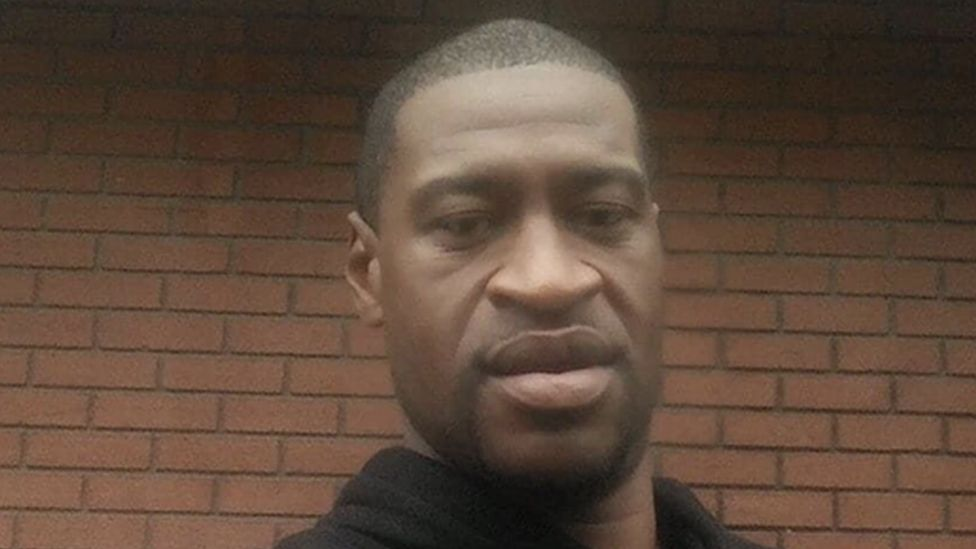
#> input picture bilde.jpg, 976 x 549 px
$ python main.py
#> lines starting #> are read from the running program, lines starting #| are printed output that depends on the picture
from PIL import Image, ImageFilter
im = Image.open("bilde.jpg")
#> im is the input picture: PIL image 976x549 RGB; mean R, G, B 94, 73.1, 58.7
print(im.format, im.size, im.mode)
#| JPEG (976, 549) RGB
im.show()
izmers = (200, 200)
im.thumbnail(izmers)
#> im: PIL image 200x113 RGB
im.save("bilde-maza.jpg", im.format)
im.show()
im = im.rotate(180)
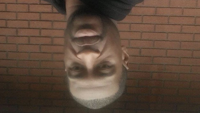
#> im: PIL image 200x113 RGB; mean R, G, B 94.1, 73.2, 58.8
r, g, b = im.split()
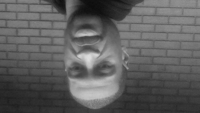
#> r: PIL image 200x113 L; min 13, max 220, mean 94.1
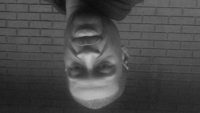
#> g: PIL image 200x113 L; min 13, max 193, mean 73.2
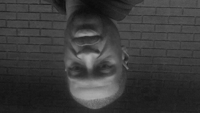
#> b: PIL image 200x113 L; min 11, max 174, mean 58.8
im = Image.merge("RGB", (g,r,b))
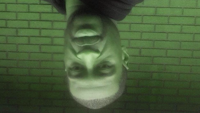
#> im: PIL image 200x113 RGB; mean R, G, B 73.2, 94.1, 58.8
im = im.filter(ImageFilter.BLUR)
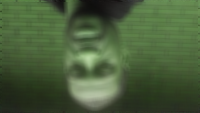
#> im: PIL image 200x113 RGB; mean R, G, B 73.3, 94.2, 58.9
im = im.filter(ImageFilter.DETAIL)
im.show()
im = im.filter(ImageFilter.BLUR)
im.show()
